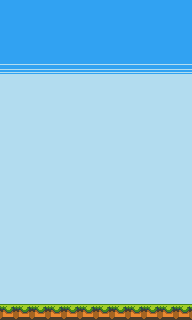

Tiled map render using the project's own tile images. Description and the map definition, with tile-layer contents summarised, below:
An orthogonal 12x20 tile map with 16x16 px tiles, 2 tile layers (bg, main).

<map version="1.0" tiledversion="1.0.3" orientation="orthogonal" renderorder="right-down" width="12" height="20" tilewidth="16" tileheight="16" nextobjectid="1">
 <tileset firstgid="1" source="tileset.tsx" />
 <layer name="bg" width="12" height="20">
  <data>[240 cells, 240 non-empty, 3 distinct tile ids]</data>
 </layer>
 <layer name="main" width="12" height="20">
  <data>[240 cells, 12 non-empty, 1 distinct tile ids]</data>
 </layer>
</map>
